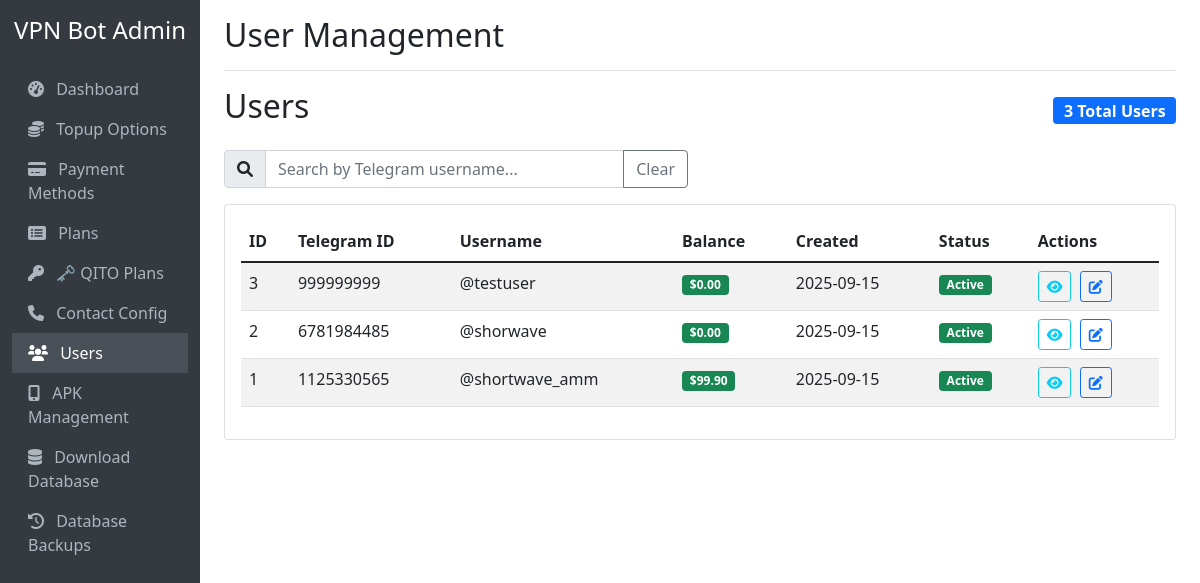
/users, run on an earlier commit of the app's database.
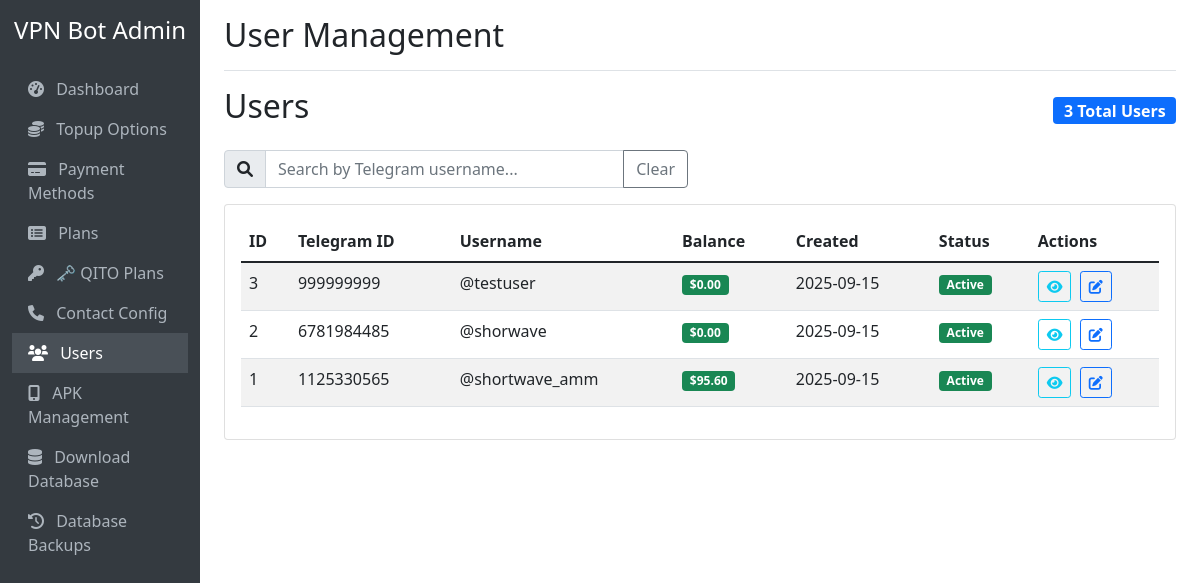
And on a later commit of the database.
### tables this page shows
CREATE TABLE users (
            id INTEGER PRIMARY KEY AUTOINCREMENT,
            telegram_id INTEGER UNIQUE NOT NULL,
            username TEXT,
            first_name TEXT,
            last_name TEXT,
            balance REAL DEFAULT 0.0,
            created_at TIMESTAMP DEFAULT CURRENT_TIMESTAMP,
            updated_at TIMESTAMP DEFAULT CURRENT_TIMESTAMP
        );

### web_admin.py (the view)
@app.route('/users')
def user_management():
    conn = get_db_connection()
    users = conn.execute('SELECT * FROM users ORDER BY created_at DESC').fetchall()
    conn.close()
    return render_template('user_management.html', users=users)

### web_admin.py (called while the page is built)
def get_db_connection():
    conn = sqlite3.connect(DB_FILE)
    conn.row_factory = sqlite3.Row
    return conn

### templates/user_management.html (shortened to what this page needs)
{% extends "base.html" %}
{% block page_title %}User Management{% endblock %}
{% block content %}
<div class="d-flex justify-content-between align-items-center mb-3">
    <h2>Users</h2>
    <span class="badge bg-primary fs-6" id="userCount">{{ users|length }} Total Users</span>
</div>
<div class="row mb-3">
    <div class="col-md-6">
        <div class="input-group">
            <span class="input-group-text"><i class="fas fa-search"></i></span>
            <input type="text" class="form-control" id="userSearch" placeholder="Search by Telegram username...">
            <button class="btn btn-outline-secondary" type="button" id="clearSearch">Clear</button>
        </div>
    </div>
</div>
<div class="card">
    <div class="card-body">
        {% if users %}
            <div class="table-responsive">
                <table class="table table-striped">
                    <thead>
                        <tr>
                            <th>ID</th>
                            <th>Telegram ID</th>
                            <th>Username</th>
                            <th>Balance</th>
                            <th>Created</th>
                            <th>Status</th>
                            <th>Actions</th>
                        </tr>
                    </thead>
                    <tbody id="userTableBody">
                        {% for user in users %}
                        <tr>
                            <td>{{ user.id }}</td>
                            <td>{{ user.telegram_id }}</td>
                            <td>
                                {% if user.username %}
                                    @{{ user.username }}
                                {% else %}
                                    <span class="text-muted">-</span>
                                {% endif %}
                            </td>
                            <td>
                                <span class="badge bg-success">${{ "%.2f"|format(user.balance) }}</span>
                            </td>
                            <td>{{ user.created_at[:10] }}</td>
                            <td>
                                <span class="badge bg-success">Active</span>
                            </td>
                            <td>
                                <button class="btn btn-sm btn-outline-info me-1" onclick="viewUser({{ user.id }})" title="View Details">
                                    <i class="fas fa-eye"></i>
                                </button>
                                <button class="btn btn-sm btn-outline-primary" onclick="editUser({{ user.id }}, {{ user.balance }})" title="Edit Balance">
                                    <i class="fas fa-edit"></i>
                                </button>
                            </td>
                        </tr>
                        {% endfor %}
                    </tbody>
                </table>
            </div>
        {% else %}
            <div class="text-center py-5">
                <i class="fas fa-users fa-3x text-muted mb-3"></i>
                <h5 class="text-muted">No users found</h5>
                <p class="text-muted">Users will appear here when they start using the bot.</p>
            </div>
        {% endif %}
    </div>
</div>
{% endblock %}

What changed in the data, as far as the page shows it:
changed users "shortwave_amm": balance "99.90" → "95.60"
